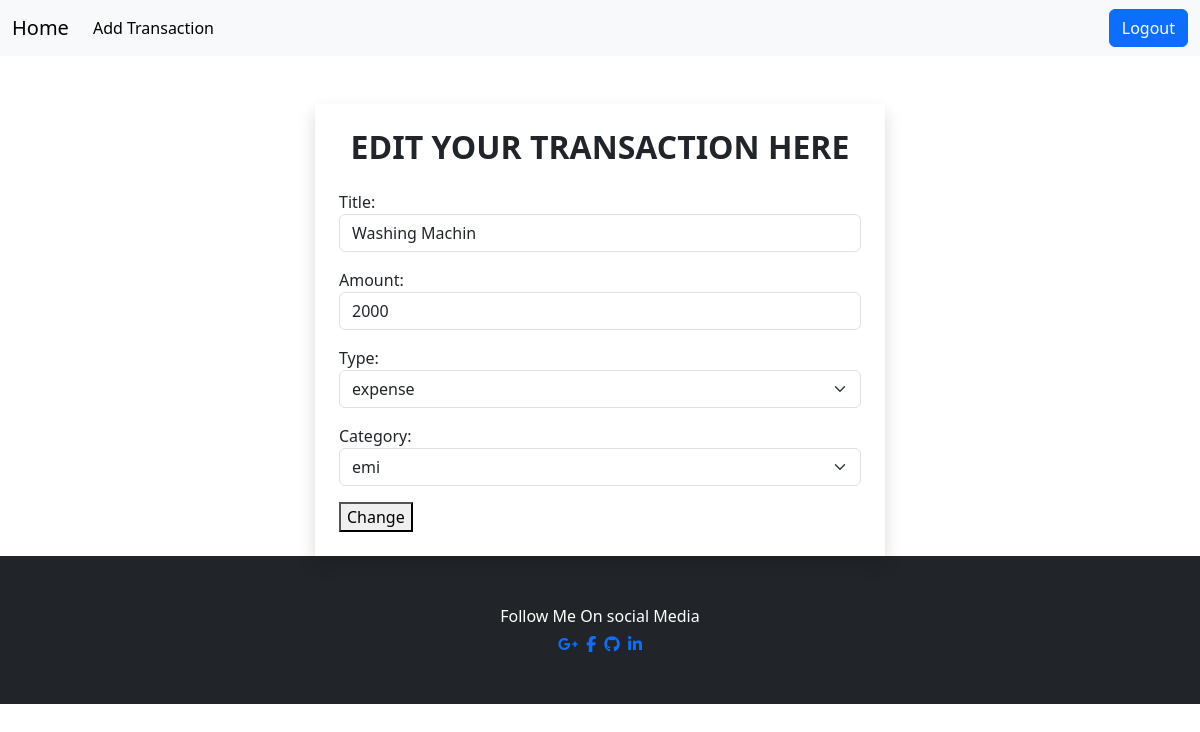
Screenshot of /transactions/9/change/ (signed in) with the database file from the repository.
### revenue/models.py (models this page shows, shortened)
class Transaction(models.Model):
    title=models.CharField(max_length=200)
    amount=models.PositiveIntegerField()
    options=(
        ("expense","expense"),
        ("income","income")
    )
    type=models.CharField(max_length=200,choices=options,default="expense")
    cat_options=(
        ("fuel","fuel"),
        ("food","food"),
        ("entertainment","entertainment"),
        ("emi","emi"),
        ("bills","bills"),
        ("miscellaneous","miscellaneous")
    )
    category=models.CharField(max_length=200,choices=cat_options,default="miscellaneous")
    created_date=models.DateTimeField(auto_now_add=True,blank=True)
    user=models.ForeignKey(User,on_delete=models.CASCADE)

### revenue/views.py (the view, shortened to what this page needs)
# urls.py: path("transactions/<int:pk>/change/",views.TransactionEditView.as_view(),name="transaction-edit"),
@method_decorator(decs,name="dispatch")
class TransactionEditView(View):
    def get(self,request,*args,**kwargs):
        id=kwargs.get("pk")
        transaction_object=Transaction.objects.get(id=id)
        form=TransactionForm(instance=transaction_object)
        return render(request,"transaction_edit.html",{"form":form})

### revenue/views.py
class TransactionForm(forms.ModelForm):
    class Meta:
        model=Transaction
        exclude=("created_date","user")
        widgets={
            "title":forms.TextInput(attrs={"class":"form-control"}),
            "amount":forms.NumberInput(attrs={"class":"form-control"}),
            "type":forms.Select(attrs={"class":"form-control form-select"}),
            "category":forms.Select(attrs={"class":"form-control form-select"})
        }

### revenue/views.py (called while the page is built)
def signin_required(fn):
    def wrapper(request,*args,**kwargs):
        if not request.user.is_authenticated:
            messages.error(request,"invalid session")
            return redirect("signin")
        else:
            return fn(request,*args,**kwargs)
    return wrapper

### revenue/templates/transaction_edit.html (shortened to what this page needs)
{%extends 'base.html'%}
{%block main_block%}
<div class="container">
    <div class="row mt-5">
        <div class="col-3"></div>
        <div class="col-6 p-4 shadow">
            <form action="" method="post">
                <h2 class="text-center fw-bolder">EDIT YOUR TRANSACTION HERE </h2>
                <div class="mt-4">{%csrf_token%}
                    {{form.as_p}}</div>
                <div class="btn-primary"><button type="submit">Change</button></div>
            </form>
        </div>
        <div class="col-3"></div>
    </div>
</div>
{%endblock%}

### rows the page displays
Transaction: title "Washing Machin", amount "2000", type "expense", category "emi"
